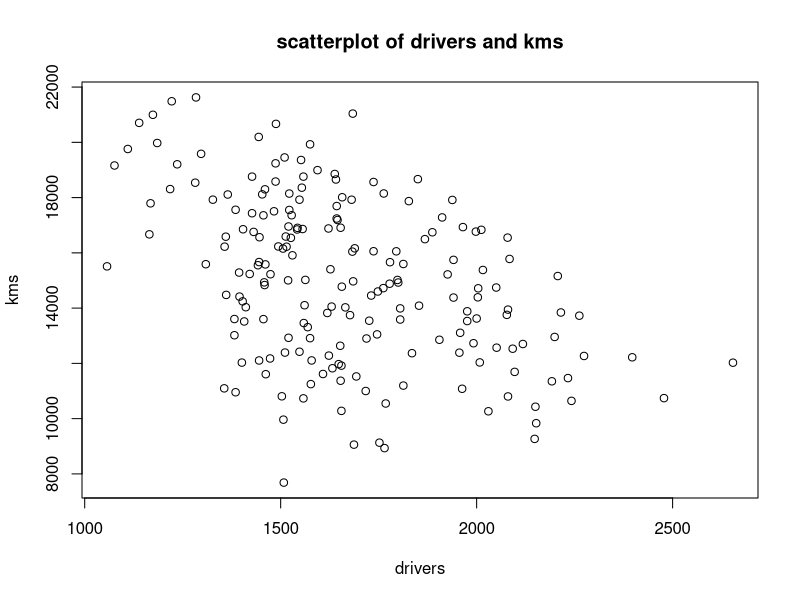
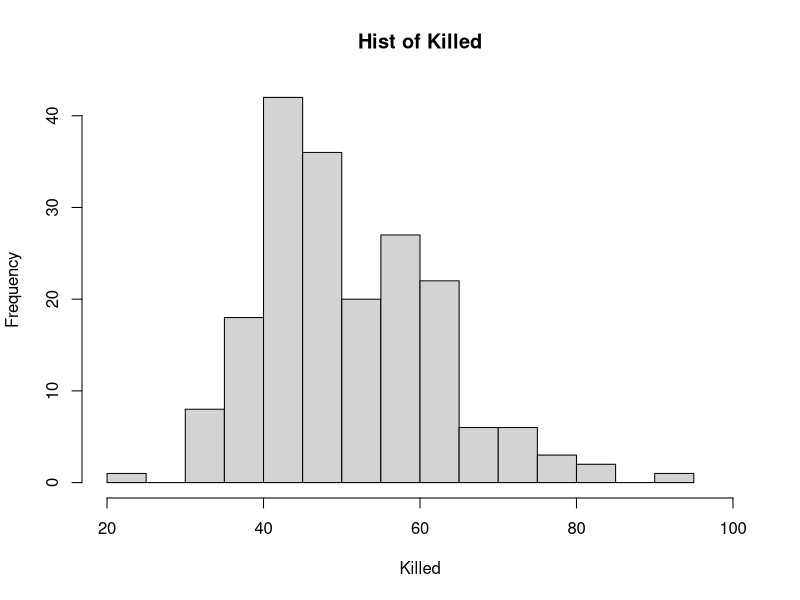

Source code (R) for these figures, in order:
## ---- chunk 1
knitr::opts_chunk$set(echo = TRUE)
options(tinytex.verbose = TRUE)
## ---- chunk 2
Nile
## ---- chunk 3
summary(Nile)
## ---- chunk 4
stem(Nile)
## ---- chunk 5
stem(Nile[Nile != 456])
## ---- chunk 6
A = warpbreaks[warpbreaks$wool=="A",]
B = warpbreaks[warpbreaks$wool=="B",]
## ---- chunk 7
summary(A$breaks)
summary(B$breaks)
## ---- chunk 8
length(A$breaks)==length(B$breaks)
## ---- chunk 9
stem(A$breaks)
stem(B$breaks)
## ---- chunk 10
stem(A$breaks, scale=2)
stem(B$breaks)
## ---- chunk 11
stem(A$breaks)
stem(B$breaks, scale=0.5)
## ---- chunk 12
killed = Seatbelts[,1] * 1000/Seatbelts[,2] * 10000/Seatbelts[,5]
## ---- chunk 13
plot(Seatbelts[,2], Seatbelts[,5], main="scatterplot of drivers and kms", xlab="drivers", ylab="kms")
## ---- chunk 14
killed
## ---- chunk 15
summary(killed)
## ---- chunk 16
stem(killed)
## ---- chunk 17
Seatbelts[,8]
sum(Seatbelts[,8]==0)
sum(Seatbelts[,8]==1)
length(Seatbelts[,8])
## ---- chunk 18
a = killed[1:169]
b = killed[170:192]
## ---- chunk 19
summary(a)
summary(b)
stem(a, scale=1)
stem(b, scale=2)
## ---- chunk 20
stem(killed)
hist(killed, nclass=14, main="Hist of Killed", xlab="Killed", xlim=c(20,100))
